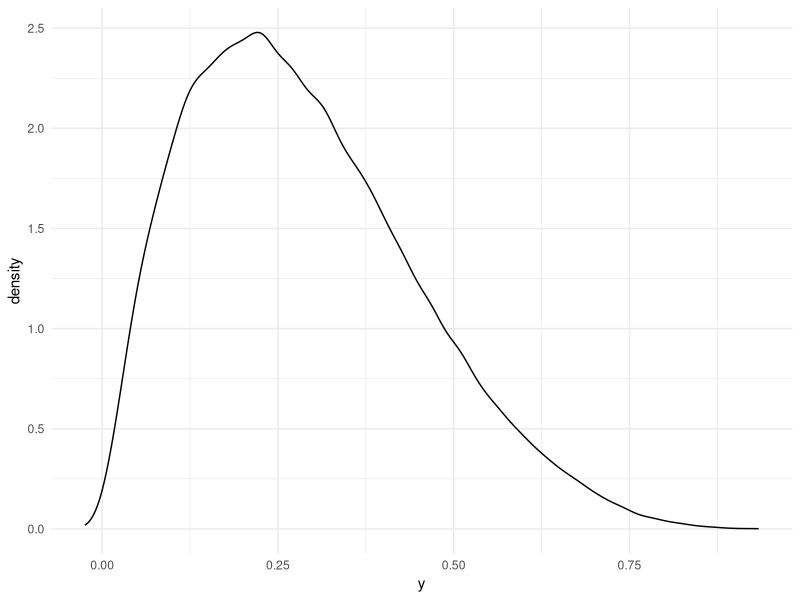
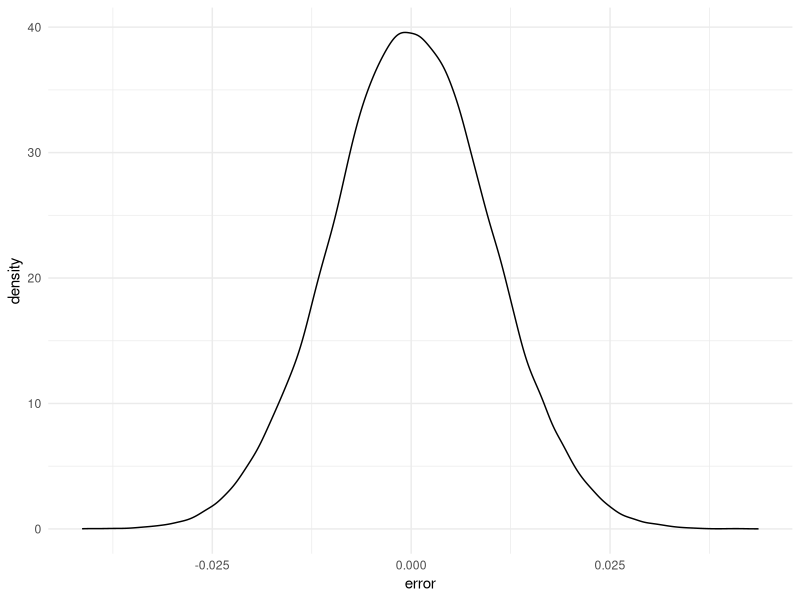
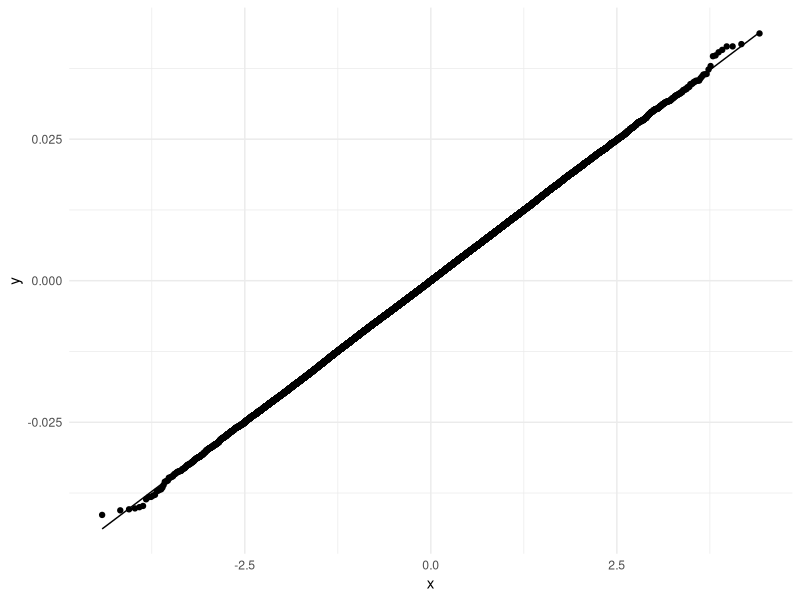

R code for these plots, in order:
## ---- chunk 1
# Libraries

library(dplyr)
library(ggplot2)

theme_set(theme_minimal())
## ---- chunk 2

n <- 100000

# Create x, noise and y
x <- rbeta(n, 2, 5)
noise_y <- rnorm(n, 0, 0.01)
y <- x + noise_y

# Prepare data and plot y
df <- data.frame(x = x, y = y)

ggplot(df) + 
  geom_density(aes(x = y))

## ---- chunk 3
# Fit linear regression 
model <- lm(y ~ x, data = df)

# Compute residuals
predictions <- as.vector(predict(model, df))
df$error <- y - predictions

# Show residuals
ggplot(df) + 
  geom_density(aes(x = error))

## ---- chunk 4
ggplot(df) + 
  stat_qq(aes(sample = error)) + 
  stat_qq_line(aes(sample = error))
